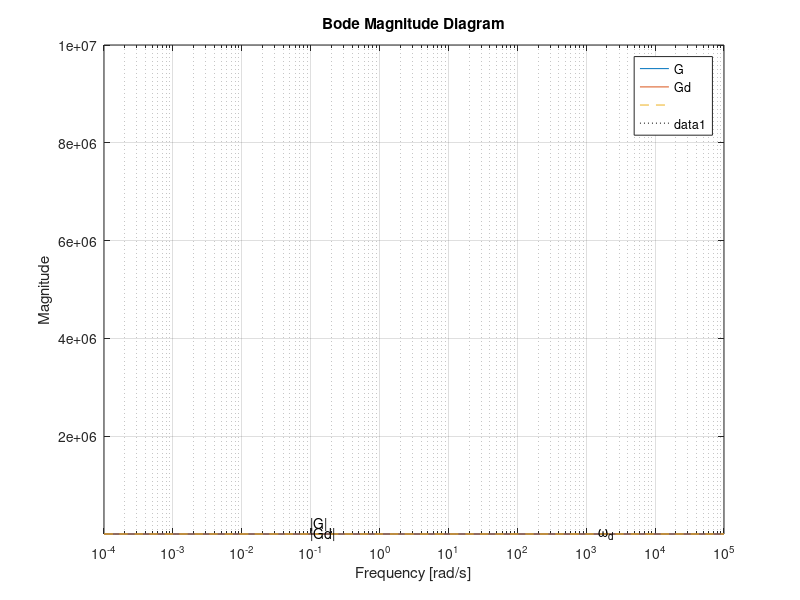
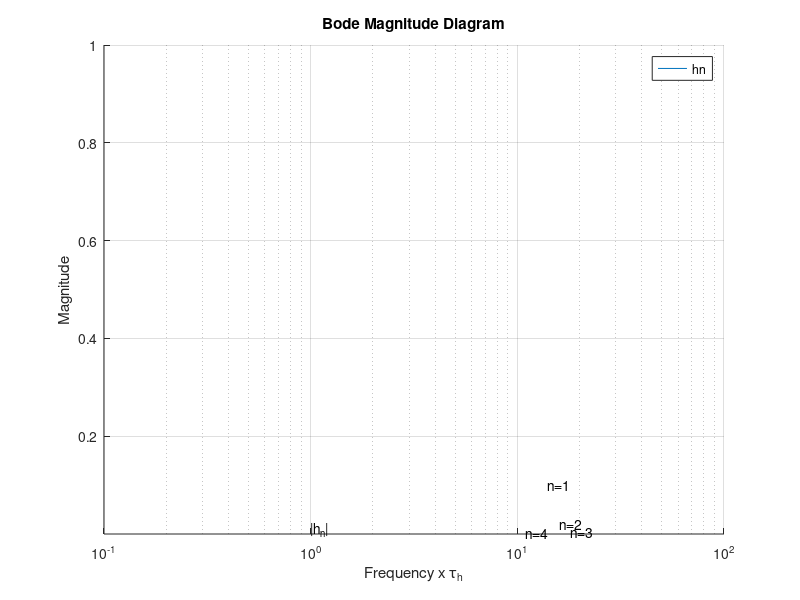

Write MATLAB code to recreate these figures, in order.
% Section 5.15.3 Application: Neutralization process
%
% Copyright 1996-2003 Sigurd Skogestad & Ian Postlethwaite
% $Id: NeutProc.m,v 1.3 2004/02/03 14:12:00 vidaral Exp $

clear all; close all;

%Plant (5.114): G(s)=-2kd/(1+tauh*s), Gd(s)=kd/(1+tauh*s), kd=2.5e6, tauh=1000
kd=2.5e6;tauh=1000;
G=-2*kd*tf(1,[tauh 1]);
Gd=kd*tf(1,[tauh 1]);
w=logspace(-4,5,61);

%Figure 5.22
figure(1);clf;
bodemag(G,'-',Gd,'-',tf(1),'--',w); hold on; plot([2500 2500],[0.1 1],':k'); hold off;
axis([1e-4 1e5 1e-2 1e7]);
xlabel('Frequency [rad/s]');ylabel('Magnitude');
text(0.1, 3000,'|Gd|');text(.1, 2e5,'|G|');
text(1500,0.02,'\omega_d');

% n Buffer tanks, %Figure 5.24
figure(2)
hold on;
for n=1:4
	hn=(tf([0 1],[1/n 1]))^n;
	bodemag(hn,'-',w);
end
hold off;
axis([1.e-1 1e2 1.e-5 1]);
xlabel('Frequency x \tau_h');ylabel('Magnitude');
text(14,.1,'n=1');text(16,0.02,'n=2');
text(18,0.005,'n=3');text(11,0.002,'n=4');
text(1,1e-2,'|h_n|');
